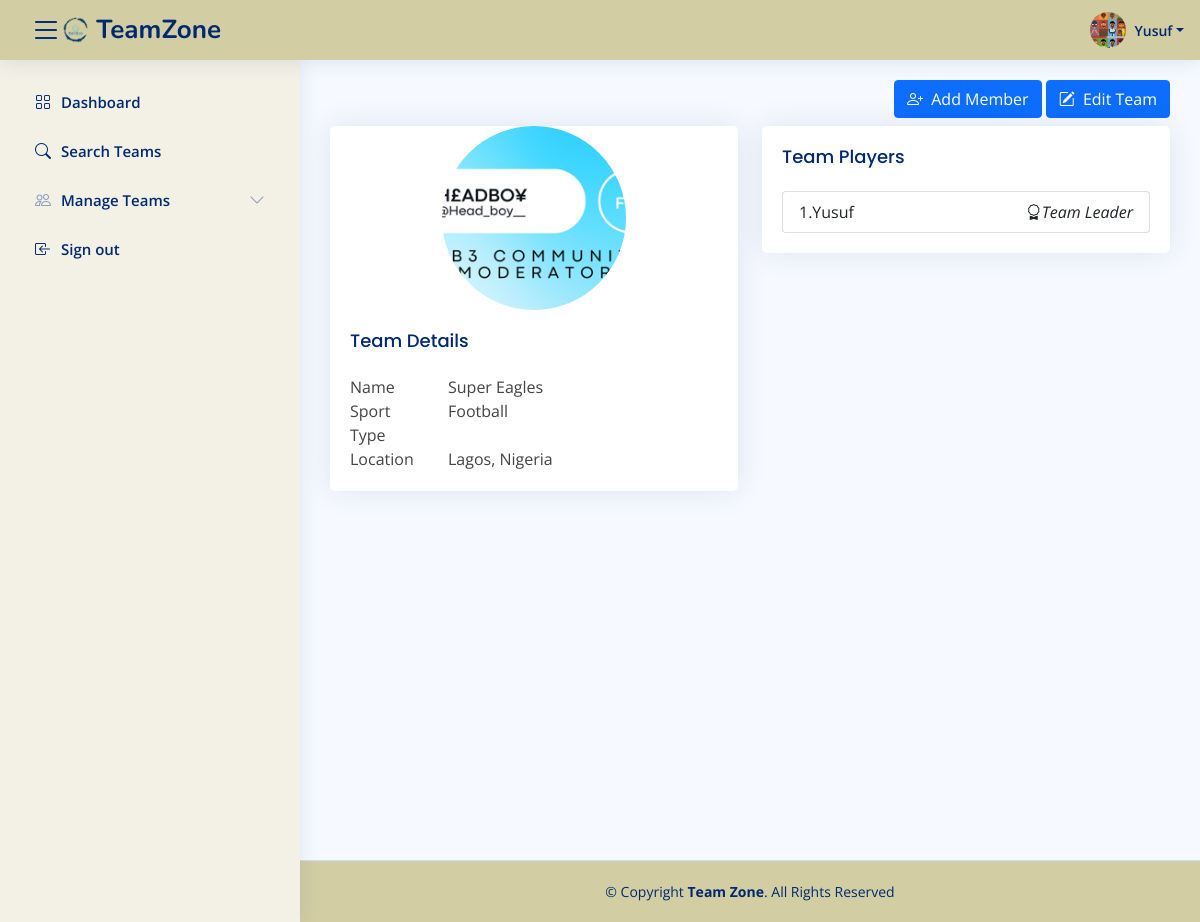
/myteams/2ca2dbed-af3d-4f85-84fa-902dda124e14 (signed in), run on the app's committed database.
### models/user.py (models this page shows, shortened)
class User(UserMixin, BaseModel, Base):
    __tablename__ = "users"
    name = Column(String(128), nullable=False)
    username = Column(String(128), nullable=False, unique=True)
    email = Column(String(128), nullable=False, unique=True)
    password = Column(String(128), nullable=False)
    image = Column(String(128), default='user_default.jpg')
    teams = relationship("Team", secondary="team_membership", overlaps='players')

### models/team.py (models this page shows, shortened)
class Team(BaseModel, Base):
    __tablename__ = "teams"
    name = Column(String(128), nullable=False)
    bio = Column(Text)
    image = Column(String(128), default='team_default.jpg')
    sport_id = Column(String(60), ForeignKey("sports.id"), nullable=False)
    city_id = Column(String(60), ForeignKey("cities.id"), nullable=False)
    leader_id = Column(String(60), ForeignKey("users.id"), nullable=False)
    players = relationship("User", secondary="team_membership", viewonly=False)
    leader = relationship("User", foreign_keys=[leader_id])

### models/sport.py (models this page shows)
class Sport(BaseModel, Base):
    __tablename__ = "sports"
    name = Column(String(128), nullable=False)
    teams = relationship("Team", backref="sport", cascade="all, delete, delete-orphan")

### models/city.py (models this page shows)
class City(BaseModel, Base):
    __tablename__ = "cities"
    name = Column(String(128), nullable=False)
    country_id = Column(String(60), ForeignKey("countries.id"), nullable=False)
    teams = relationship("Team", backref="city", cascade="all, delete, delete-orphan")

### models/country.py (models this page shows)
class Country(BaseModel, Base):
    __tablename__ = "countries"
    name = Column(String(128), nullable=False)
    cities = relationship("City", backref="country", cascade="all, delete, delete-orphan")

### web/views/teams.py (the view, shortened to what this page needs)
@app.route('/myteams/<id>', methods=['GET', 'POST'])
@login_required
def edit_team(id):
    team = storage.get(Team, id)
    if (not team) or (team not in current_user.teams):
        flash("Team not found")
        return redirect(url_for('myteams'))
    sports = storage.all(Sport).values()
    edit = current_user.id == team.leader_id
    return render_template('team.html', team=team, sports=sports, edit=edit, connect=False)

### models/engine/storage.py (called while the page is built)
    def all(self, cls=None):
        new_dict = {}
        for clss in classes:
            if cls is None or cls is classes[clss] or cls is clss:
                objs = self.__session.query(classes[clss]).all()
                for obj in objs:
                    key = obj.__class__.__name__ + "." + obj.id
                    new_dict[key] = obj
        return (new_dict)

    def get(self, cls, id):
        if cls not in classes.values():
            return None
        obj = self.__session.query(cls).filter(cls.id == id).first()
        return obj

    def query(self, cls, attribute, value, all=False):
        if cls not in classes.values():
            return None
        try:
            if all:
                return self.__session.query(cls).filter(getattr(cls, attribute) == value).all()
            else:
                return self.__session.query(cls).filter(getattr(cls, attribute) == value).first()
        except AttributeError:
            return None

### web/app.py (called while the page is built)
@login_manager.user_loader
def load_user(user_id):
    return storage.query(User, "id", user_id)

### web/views/utils.py (called while the page is built, shortened)
@app.after_request
def update_invitions_status(response):
    if not g.get('invites'):
        return response

### web/templates/team.html (shortened to what this page needs)
{% extends "base.html" %}  {% block main %} {% if edit %}
<div class="row mb-2">
  <div class="col-xl-12">
    <div class="float-end">
      <button data-bs-toggle="modal" data-bs-target="#add-member" type="button" class="btn btn-primary">
        <i class="bi bi-person-plus me-1"></i> Add Member
      </button>
      <button data-bs-toggle="modal" data-bs-target="#edit-team" type="button" class="btn btn-primary">
        <i class="bi bi-pencil-square me-1"></i> Edit Team
      </button>
    </div>
  </div>
</div>
{% endif %}
<section id="team-info">
  <div class="row">
    <div class="col-md-6">
      <div class="card">
        <div class="card-body">
          <img src="{{ url_for('static', filename='images/teams/{}'.format(team.image)) }}" alt="Team Logo"
            class="img-fluid rounded-circle w-50 h-50 mx-auto d-block" style="max-width: 100%; height: auto" />
          <h5 class="card-title">Team Details</h5>
          <div class="row">
            <div class="col-lg-3 col-md-4 label">Name</div>
            <div class="col-lg-9 col-md-8">{{ team.name}}</div>
          </div>
          <div class="row">
            <div class="col-lg-3 col-md-4 label">Sport Type</div>
            <div class="col-lg-9 col-md-8">{{ team.sport.name}}</div>
          </div>
          <div class="row">
            <div class="col-lg-3 col-md-4 label">Location</div>
            <div class="col-lg-9 col-md-8">
              {{ team.city.name }}, {{ team.city.country.name }}
            </div>
          </div>
        </div>
      </div>
    </div>
    <div class="col-md-6">
      <div class="card">
        <div class="card-body">
          <h5 class="card-title">Team Players</h5>
          <ol class="list-group list-group-numbered">
            <li class="list-group-item" style="display: flex; align-items: center; justify-content: space-between;">
              {{ team.leader.name }}
              <i class="bi bi-award" style="margin-left: auto;">Team Leader</i>
            </li>
          </ol>
        </div>
      </div>
    </div>
  </div>
</section>
{% endblock main %}

### web/templates/base.html (shortened to what this page needs)
<!DOCTYPE html>
<html lang="en">
  <head>
    <link
      href="https://cdn.jsdelivr.net/npm/bootstrap@5.1.3/dist/css/bootstrap.min.css"
      rel="stylesheet"
    />
    <link
      rel="stylesheet"
      href="https://cdn.jsdelivr.net/npm/bootstrap-icons@1.5.0/font/bootstrap-icons.css"
    />
    {% block base_css %}
    <link
      href="{{ url_for('static', filename='styles/base.css') }}"
      rel="stylesheet"
    />
    {% endblock base_css %}
  </head>
  <body>
    <header id="header" class="header fixed-top d-flex align-items-center">
      <div class="d-flex align-items-center justify-content-between">
        {% if current_user.is_authenticated %}
        <i class="bi bi-list toggle-sidebar-btn"></i>
        <a
          href="{{ url_for('signout', next=url_for('landing_page')) }}"
          class="logo d-flex align-items-center"
          ><img
            src="{{ url_for('static', filename='images/app_logo.png') }}"
            alt=""
          />
          <span class="d-none d-lg-block">TeamZone</span>
        </a>
        {% endif %}
      </div>
      <nav class="header-nav ms-auto">
        {% block navbar %} {% if current_user.is_authenticated %}
        <ul class="d-flex align-items-center">
          <li class="nav-item dropdown pe-3">
            <a
              class="nav-link nav-profile d-flex align-items-center pe-0"
              href="#"
              data-bs-toggle="dropdown"
            >
              <img
                src="{{ url_for('static', filename='images/users/{}'.format(current_user.image)) }}"
                alt="Profile"
                class="rounded-circle"
              />
              <span class="d-none d-md-block dropdown-toggle ps-2"
                >{{ current_user.name }}</span
              > </a
            >
          </li>
        </ul>
        {% endif %} {% endblock navbar %}
      </nav>
    </header>
    {% if current_user.is_authenticated %}
    <aside id="sidebar" class="sidebar">
      <ul class="sidebar-nav" id="sidebar-nav">
        <li class="nav-item">
          <a class="nav-link" href="{{ url_for('dashboard') }}">
            <i class="bi bi-grid"></i>
            <span>Dashboard</span>
          </a>
        </li>
        <li class="nav-item">
          <a class="nav-link" href="{{ url_for('search') }}">
            <i class="bi bi-search"></i>
            <span>Search Teams</span>
          </a>
        </li>
        <li class="nav-item">
          <a
            class="nav-link collapsed"
            data-bs-target="#components-nav"
            data-bs-toggle="collapse"
            href="#"
            id="manage-teams"
          >
            <i class="bi bi-people"></i><span>Manage Teams</span
            ><i class="bi bi-chevron-down ms-auto"></i>
          </a>
        </li>
        <li class="nav-item">
          <a class="nav-link" href="{{ url_for('signout') }}">
            <i class="bi bi-box-arrow-in-left"></i>
            <span>Sign out</span>
          </a>
        </li>
      </ul>
    </aside>
    {% endif %}
    <main id="main" class="main">
       {% block main %} {%
      endblock main %} {% block sections %} {% endblock sections %}
    </main>
    <footer id="footer" class="footer">
      <div class="copyright">
        &copy; Copyright <strong><span>Team Zone</span></strong
        >. All Rights Reserved
      </div>
    </footer>
  </body>
</html>

### web/static/styles/base.css (style rules this page uses)
:root { scroll-behavior: smooth; }
body { font-family: "Open Sans", sans-serif; background: #f6f9ff; color: #444444; }
a { color: #4154f1; text-decoration: none; }
h1, h2, h3, h4, h5, h6 { font-family: "Nunito", sans-serif; }
#main { min-height: 100vh; margin-top: 60px; padding: 20px 30px; transition: all 0.3s; }
.card { margin-bottom: 30px; border: none; border-radius: 5px; box-shadow: 0px 0 30px rgba(1, 41, 112, 0.1); }
.card-title { padding: 20px 0 15px 0; font-size: 18px; font-weight: 500; color: #012970; font-family: "Poppins", sans-serif; }
.card-body { padding: 0 20px 20px 20px; }
.logo { line-height: 1; }
@media (min-width: 1200px) { .logo { width: 280px; } }
.logo img { max-height: 26px; margin-right: 6px; }
.logo span { font-size: 26px; font-weight: 700; color: #012970; font-family: "Nunito", sans-serif; }
.header { transition: all 0.5s; z-index: 997; height: 60px; box-shadow: 0px 2px 20px rgba(1, 41, 112, 0.1); background-color: rgb(210, 205, 163); padding-left: 20px; }
.header .toggle-sidebar-btn { font-size: 32px; padding-left: 10px; cursor: pointer; color: #012970; }
.header-nav ul { list-style: none; }
.header-nav > ul { margin: 0; padding: 0; }
.header-nav .nav-profile { color: #012970; }
.header-nav .nav-profile img { max-height: 36px; }
.header-nav .nav-profile span { font-size: 14px; font-weight: 600; }
.sidebar { position: fixed; top: 60px; left: 0; bottom: 0; width: 300px; z-index: 996; transition: all 0.3s; padding: 20px; overflow-y: auto; scrollbar-width: thin; scrollbar-color: #aab7cf transparent; box-shadow: 0px 0px 20px rgba(1, 41, 112, 0.1); background-color: rgb(243, 241, 229); }
#manage-teams { background-color: rgb(243, 241, 229); }
@media (min-width: 1200px) { #main, #footer { margin-left: 300px; } }
.sidebar-nav { padding: 0; margin: 0; list-style: none; }
.sidebar-nav li { padding: 0; margin: 0; list-style: none; }
.sidebar-nav .nav-item { margin-bottom: 5px; }
.sidebar-nav .nav-link { display: flex; align-items: center; font-size: 15px; font-weight: 600; color: #012970; transition: 0.3; padding: 10px 15px; border-radius: 4px; }
.sidebar-nav .nav-link i { font-size: 16px; margin-right: 10px; color: #012970; }
.sidebar-nav .nav-link.collapsed { color: #012970; background: #fff; }
.sidebar-nav .nav-link.collapsed i { color: #899bbd; }
.sidebar-nav .nav-link .bi-chevron-down { margin-right: 0; transition: transform 0.2s ease-in-out; }
.footer { background-color: rgb(210, 205, 163); padding: 20px 0; font-size: 14px; transition: all 0.3s; border-top: 1px solid #cddfff; }
.footer .copyright { text-align: center; color: #012970; }

### data on the page
User: image (placeholder picture), name "Yusuf", leader.name "Yusuf"
Team: image (picture), name "Super Eagles"
Sport: sport.name "Football"
City: city.name "Lagos"
Country: city.country.name "Nigeria"
